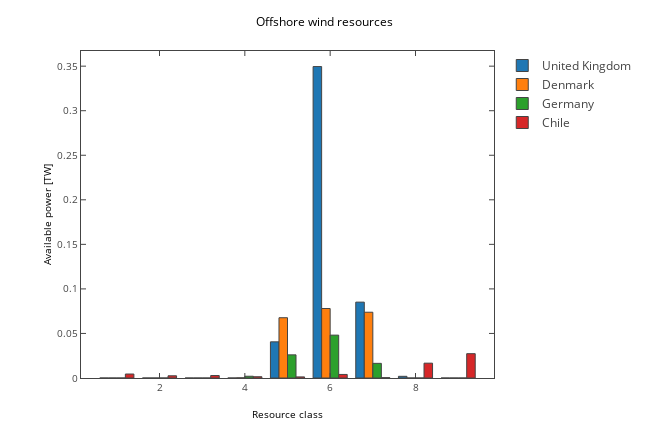

The notebook cell this image was saved under:
### Code cell
countries=['United Kingdom','Denmark','Germany','Chile']
mpl_fig = plt.figure(figsize=(9,6))
ax = mpl_fig.add_subplot(111)
x=np.array(list(wind_cap2[countries[0]].keys()))
    
for i,country in enumerate(countries):
    y=wind_cap2[country].values()
    ax.bar(x,y,width=0.8)
ax.set_ylabel('Available power [TW]')
ax.set_xlabel('Resource class')
ax.set_title('Offshore wind resources')
plotly_fig = tls.mpl_to_plotly(mpl_fig)
for i,e in enumerate(plotly_fig['data']):
    e['name']=countries[i]
plotly_fig["layout"]["showlegend"] = True
plotly_fig["layout"]['hovermode']='x'
iplot(plotly_fig, filename='ofs1')

### Figure 1 — Plotly figure (JSON) as saved in the notebook; plotly's stock layout.template omitted (floating-point values rounded to 4 significant figures)
{"data": [{"marker": {"color": "#1F77B4", "line": {"width": 1}}, "name": "United Kingdom", "opacity": 1, "orientation": "v", "type": "bar", "uid": "38f3b324-cf47-11e8-a7a9-b00594f12df5", "x": [1, 2, 3, 4, 5, 6, 7, 8, 9], "xaxis": "x", "y": [0, 0, 0, 0, 0.0406, 0.3495, 0.08514, 0.00188, 0], "yaxis": "y"}, {"marker": {"color": "#FF7F0E", "line": {"width": 1}}, "name": "Denmark", "opacity": 1, "orientation": "v", "type": "bar", "uid": "38f70e92-cf47-11e8-9880-b00594f12df5", "x": [1, 2, 3, 4, 5, 6, 7, 8, 9], "xaxis": "x", "y": [0, 0, 0, 0.00018, 0.06766, 0.07798, 0.07382, 0, 0], "yaxis": "y"}, {"marker": {"color": "#2CA02C", "line": {"width": 1}}, "name": "Germany", "opacity": 1, "orientation": "v", "type": "bar", "uid": "38fa1bcc-cf47-11e8-a294-b00594f12df5", "x": [1, 2, 3, 4, 5, 6, 7, 8, 9], "xaxis": "x", "y": [0, 0, 0, 0.00198, 0.02598, 0.04812, 0.01644, 0, 0], "yaxis": "y"}, {"marker": {"color": "#D62728", "line": {"width": 1}}, "name": "Chile", "opacity": 1, "orientation": "v", "type": "bar", "uid": "38fcfa46-cf47-11e8-833b-b00594f12df5", "x": [1, 2, 3, 4, 5, 6, 7, 8, 9], "xaxis": "x", "y": [0.00446, 0.00248, 0.00276, 0.00142, 0.00122, 0.00398, 0.00036, 0.01666, 0.0273], "yaxis": "y"}], "layout": {"autosize": false, "bargap": 0.2, "height": 432, "hovermode": "x", "margin": {"b": 54, "l": 81, "pad": 0, "r": 64, "t": 51}, "showlegend": true, "title": "Offshore wind resources", "titlefont": {"color": "#000000", "size": 12}, "width": 648, "xaxis": {"anchor": "y", "domain": [0, 1], "mirror": "ticks", "nticks": 6, "range": [0.16, 9.84], "showgrid": false, "showline": true, "side": "bottom", "tickfont": {"size": 10}, "ticks": "inside", "title": "Resource class", "titlefont": {"color": "#000000", "size": 10}, "type": "linear", "zeroline": false}, "yaxis": {"anchor": "x", "domain": [0, 1], "mirror": "ticks", "nticks": 9, "range": [0, 0.367], "showgrid": false, "showline": true, "side": "left", "tickfont": {"size": 10}, "ticks": "inside", "title": "Available power [TW]", "titlefont": {"color": "#000000", "size": 10}, "type": "linear", "zeroline": false}}}
